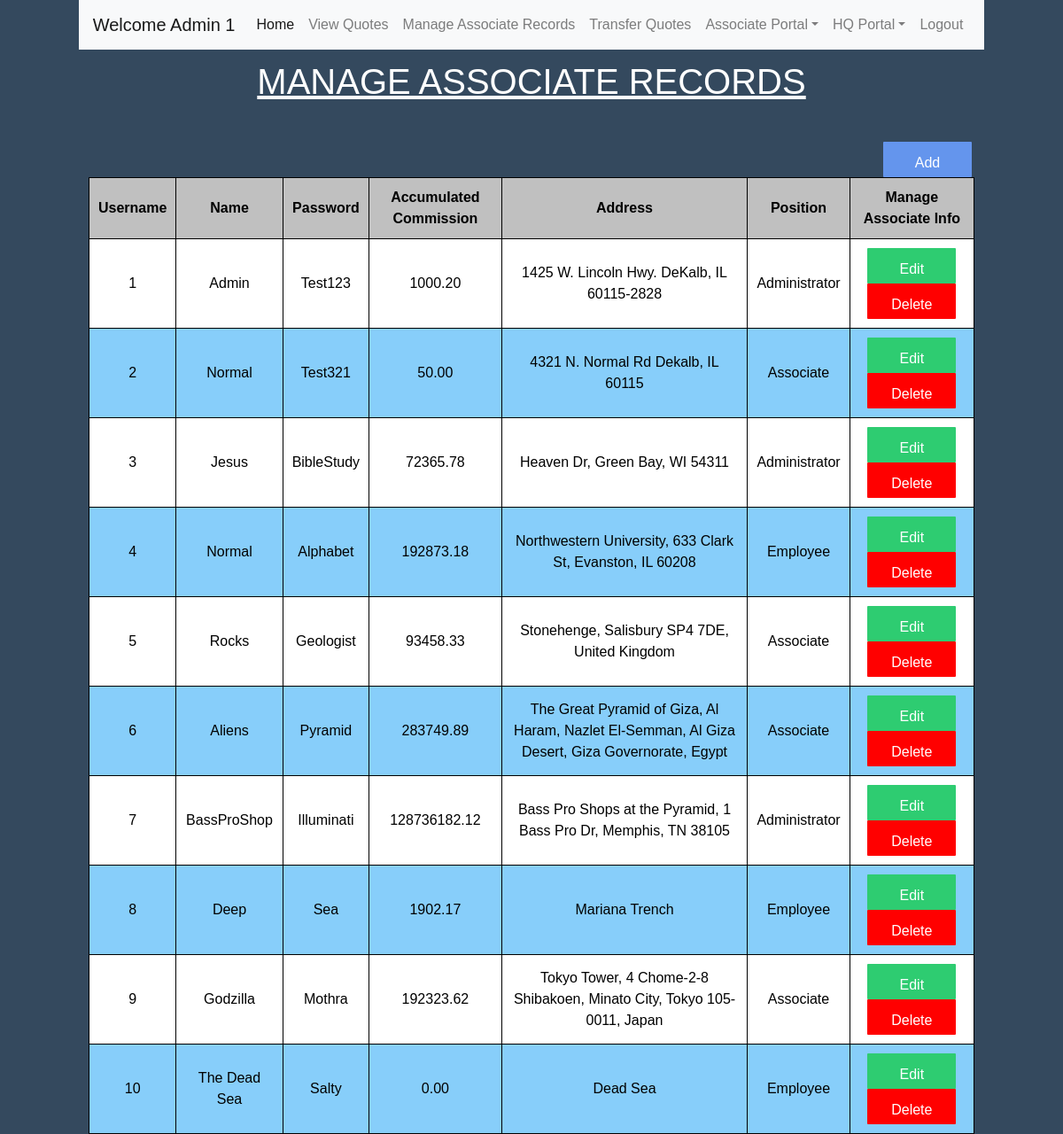
Page /manage.php (signed in) on the committed database.
### tables this page shows
create table Associate(
    User_Id  INT             NOT NULL PRIMARY KEY AUTO_INCREMENT,
    Name     CHAR(50)        NOT NULL,
    Password VARCHAR(50)     NOT NULL,
    Accu_Com DECIMAL(15,2)   NOT NULL,
    Address  VARCHAR(100)    NOT NULL,
    Pos      INT             NOT NULL DEFAULT 0
);

### manage.php (the view, shortened to what this page needs)
<!DOCTYPE html>
<html>
<head>
<link rel="stylesheet" href="https://stackpath.bootstrapcdn.com/bootstrap/4.3.1/css/bootstrap.min.css">
<link rel="stylesheet" href="manage.css">
</head>
<body>
  <?php require "navbar.php"?>
    <h1>MANAGE ASSOCIATE RECORDS</h1>
    <br>
</body>
<?php
  $getAssociateInfo = "select * from Associate;";
  $result = $pdo->query($getAssociateInfo);
?>
<div class = "associateList">
  <table>
    <tr align: left;>
      <th>Username</th>
      <th>Name</th>
      <th>Password</th>
      <th>Accumulated Commission</th>
      <th>Address</th>
      <th>Position</th>
      <th>Manage Associate Info</th>
    </tr>
  <?php while ($info = $result->fetch()):?>
    <tr>
      <td><?php echo $info['User_Id'];?></td>
      <td><?php echo $info['Name'];?></td>
      <td><?php echo $info['Password'];?></td>
      <td><?php echo $info['Accu_Com'];?></td>
      <td><?php echo $info['Address'];?></td>
      <td><?php if ($info['Pos'] == 2) {echo "Administrator";} else if ($info['Pos'] == 1) {echo "Employee";} else {echo "Associate";}?></td>
      <td>
        <form id="edit" action=edit.php method="POST">
            <input type="submit" class="mybutton" value="Edit"/>
        </form>
        <form id="delete" action=processChange.php method="POST">
            <input type="submit" class="mybutton" id="DELETE" value="Delete" onClick='return confirmSubmit()'/>
        </form>
      </td>
    </tr>
  <?php endwhile;?>
      <form id="add" action=edit.php method="POST">
          <input type="submit" class="mybutton" value="Add" id = "ADD-BUTTON"/>
      </form>
  </table>
</div>
</html>

### navbar.php (shortened to what this page needs)
<!DOCTYPE html>
<html lang="en">
  <head>
  </head>
  <body>
    <?php if($_SESSION['pos'] == 2):?>
    <nav class="navbar navbar-expand-lg navbar-light bg-light">
        <a class="navbar-brand" href="#">Welcome Admin <?php echo $_SESSION["user_id"];?></a>
        <div class="collapse navbar-collapse" id="navbarNav">
            <ul class="navbar-nav">
                <li class="nav-item active">
                    <a class="nav-link" href="home.php">Home <span class="sr-only">(current)</span></a>
                </li>
                <li class="nav-item">
                    <a class="nav-link" href="views.php">View Quotes</a>
                </li>
                <li class="nav-item">
                    <a class="nav-link" href="manage.php">Manage Associate Records</a>
                </li>
                <li class="nav-item">
                    <a class="nav-link" href="transferQuote.php">Transfer Quotes</a>
                </li>
                <li class="nav-item dropdown">
                    <a class="nav-link dropdown-toggle" href="#" id="navbarDropdown" role="button" data-toggle="dropdown">Associate Portal</a>
                </li>
                <li class="nav-item dropdown">
                    <a class="nav-link dropdown-toggle" href="#" id="navbarDropdown" role="button" data-toggle="dropdown">HQ Portal</a>
                </li>
                <li class="nav-item">
                    <a class="nav-link" href="logout.php">Logout</a>
                </li>
            </ul>
        </div>
        </nav>
    <?php endif;?>
  </body>
</html>

### manage.css (style rules this page uses)
* { margin:0; padding: 0; font-family: sans-serif; box-sizing: border-box; }
body { height: 50vh; display: grid; place-items: center; background: #34495e; }
table { width: 1000px; }
table, td, th { padding: 10px; border: 1px solid black; border-collapse: collapse; text-align: center; }
td { font-size: 16px; }
th { background-color:silver; color:black; }
tr:nth-child(odd) { background-color:lightskyblue; color:black; }
tr:nth-child(even) { background-color:white; color:black; }
h1 { color:white; text-decoration: underline; text-transform: uppercase; font-weight: 500; padding:12px; }
.mybutton { width:20%; background: #2ecc71; color:white; border: 0; padding:10px; border-radius:1px; height: 40px; width: 100px; border: 2px solid #2ecc71; }
#ADD-BUTTON { background: cornflowerblue; position:relative; left:897px; height: 40px; width: 100px; border: 2px solid cornflowerblue; }
#DELETE { background:red; border: 2px solid red; }

### rows in the picture
associate: User_Id "1", Name "Admin", Password "Test123", Accu_Com "1000.20", Address "1425 W. Lincoln Hwy. DeKalb, IL 60115-2828", Pos "Administrator"
associate: User_Id "2", Name "Normal", Password "Test321", Accu_Com "50.00", Address "4321 N. Normal Rd Dekalb, IL 60115", Pos "Associate"
associate: User_Id "3", Name "Jesus", Password "BibleStudy", Accu_Com "72365.78", Address "Heaven Dr, Green Bay, WI 54311", Pos "Administrator"
associate: User_Id "4", Name "Normal", Password "Alphabet", Accu_Com "192873.18", Address "Northwestern University, 633 Clark St, Evanston, IL 60208", Pos "Employee"
associate: User_Id "5", Name "Rocks", Password "Geologist", Accu_Com "93458.33", Address "Stonehenge, Salisbury SP4 7DE, United Kingdom", Pos "Associate"
associate: User_Id "6", Name "Aliens", Password "Pyramid", Accu_Com "283749.89", Address "The Great Pyramid of Giza, Al Haram, Nazlet El-Semman, Al Giza Desert, Giza Governorate, Egypt", Pos "Associate"
associate: User_Id "7", Name "BassProShop", Password "Illuminati", Accu_Com "128736182.12", Address "Bass Pro Shops at the Pyramid, 1 Bass Pro Dr, Memphis, TN 38105", Pos "Administrator"
associate: User_Id "8", Name "Deep", Password "Sea", Accu_Com "1902.17", Address "Mariana Trench", Pos "Employee"
associate: User_Id "9", Name "Godzilla", Password "Mothra", Accu_Com "192323.62", Address "Tokyo Tower, 4 Chome-2-8 Shibakoen, Minato City, Tokyo 105-0011, Japan", Pos "Associate"
associate: User_Id "10", Name "The Dead Sea", Password "Salty", Accu_Com "0.00", Address "Dead Sea", Pos "Employee"

### other values in the picture
$_SESSION["user_id"] "1"
